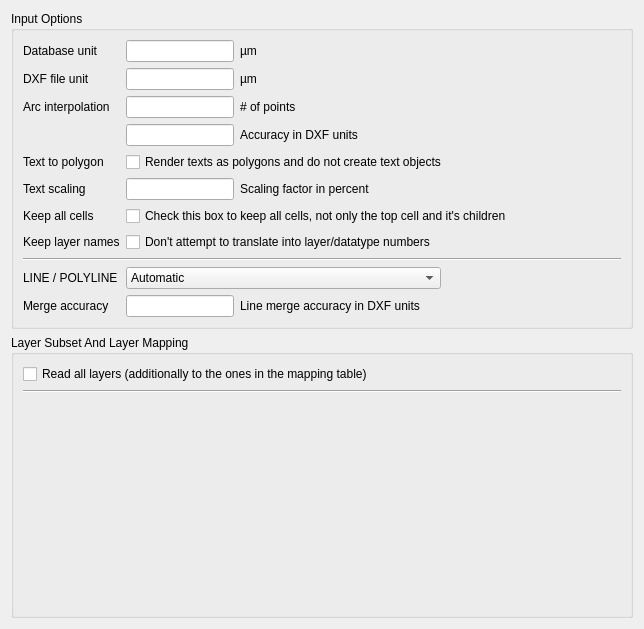
<?xml version="1.0" encoding="UTF-8"?>
<ui version="4.0">
 <class>DXFReaderOptionPage</class>
 <widget class="QWidget" name="DXFReaderOptionPage">
  <property name="geometry">
   <rect>
    <x>0</x>
    <y>0</y>
    <width>644</width>
    <height>629</height>
   </rect>
  </property>
  <property name="windowTitle">
   <string>Form</string>
  </property>
  <layout class="QVBoxLayout" name="verticalLayout">
   <item>
    <widget class="QGroupBox" name="groupBox">
     <property name="title">
      <string>Input Options</string>
     </property>
     <layout class="QGridLayout">
      <property name="leftMargin">
       <number>9</number>
      </property>
      <property name="topMargin">
       <number>9</number>
      </property>
      <property name="rightMargin">
       <number>9</number>
      </property>
      <property name="bottomMargin">
       <number>9</number>
      </property>
      <property name="spacing">
       <number>6</number>
      </property>
      <item row="1" column="1">
       <widget class="QLineEdit" name="unit_le">
        <property name="sizePolicy">
         <sizepolicy hsizetype="Fixed" vsizetype="Fixed">
          <horstretch>0</horstretch>
          <verstretch>0</verstretch>
         </sizepolicy>
        </property>
       </widget>
      </item>
      <item row="9" column="0">
       <widget class="QLabel" name="label">
        <property name="text">
         <string>LINE / POLYLINE</string>
        </property>
       </widget>
      </item>
      <item row="3" column="1">
       <widget class="QLineEdit" name="circle_accuracy_le">
        <property name="sizePolicy">
         <sizepolicy hsizetype="Fixed" vsizetype="Fixed">
          <horstretch>0</horstretch>
          <verstretch>0</verstretch>
         </sizepolicy>
        </property>
        <property name="toolTip">
         <string>&lt;html&gt;&lt;head/&gt;&lt;body&gt;&lt;p&gt;Specify this value to choose the number of points based on the accuracy requirement. If given, less points will be chosen if this choice is sufficient to fulfil the accuracy requirements.&lt;/p&gt;&lt;/body&gt;&lt;/html&gt;</string>
        </property>
       </widget>
      </item>
      <item row="9" column="1" colspan="2">
       <widget class="QComboBox" name="polyline2poly_cbx">
        <property name="sizePolicy">
         <sizepolicy hsizetype="Fixed" vsizetype="Fixed">
          <horstretch>0</horstretch>
          <verstretch>0</verstretch>
         </sizepolicy>
        </property>
        <item>
         <property name="text">
          <string>Automatic</string>
         </property>
        </item>
        <item>
         <property name="text">
          <string>Keep lines</string>
         </property>
        </item>
        <item>
         <property name="text">
          <string>Create polygons from closed polylines with width = 0</string>
         </property>
        </item>
        <item>
         <property name="text">
          <string>Merge lines with width 0 into polygons</string>
         </property>
        </item>
        <item>
         <property name="text">
          <string>Merge lines and auto-close open contours</string>
         </property>
        </item>
       </widget>
      </item>
      <item row="5" column="1">
       <widget class="QLineEdit" name="text_scaling_le">
        <property name="sizePolicy">
         <sizepolicy hsizetype="Fixed" vsizetype="Fixed">
          <horstretch>0</horstretch>
          <verstretch>0</verstretch>
         </sizepolicy>
        </property>
       </widget>
      </item>
      <item row="2" column="2" colspan="2">
       <widget class="QLabel" name="label_12">
        <property name="sizePolicy">
         <sizepolicy hsizetype="Preferred" vsizetype="Preferred">
          <horstretch>1</horstretch>
          <verstretch>0</verstretch>
         </sizepolicy>
        </property>
        <property name="text">
         <string># of points</string>
        </property>
       </widget>
      </item>
      <item row="0" column="2" colspan="2">
       <widget class="QLabel" name="label_3">
        <property name="sizePolicy">
         <sizepolicy hsizetype="Expanding" vsizetype="Preferred">
          <horstretch>1</horstretch>
          <verstretch>0</verstretch>
         </sizepolicy>
        </property>
        <property name="text">
         <string>µm</string>
        </property>
       </widget>
      </item>
      <item row="4" column="1" colspan="3">
       <widget class="QCheckBox" name="render_texts_as_polygons_cbx">
        <property name="sizePolicy">
         <sizepolicy hsizetype="Minimum" vsizetype="Fixed">
          <horstretch>0</horstretch>
          <verstretch>0</verstretch>
         </sizepolicy>
        </property>
        <property name="text">
         <string>Render texts as polygons and do not create text objects</string>
        </property>
       </widget>
      </item>
      <item row="2" column="0">
       <widget class="QLabel" name="label_6">
        <property name="text">
         <string>Arc interpolation</string>
        </property>
       </widget>
      </item>
      <item row="6" column="0">
       <widget class="QLabel" name="label_9">
        <property name="text">
         <string>Keep all cells</string>
        </property>
       </widget>
      </item>
      <item row="0" column="1">
       <widget class="QLineEdit" name="dbu_le">
        <property name="sizePolicy">
         <sizepolicy hsizetype="Fixed" vsizetype="Fixed">
          <horstretch>0</horstretch>
          <verstretch>0</verstretch>
         </sizepolicy>
        </property>
       </widget>
      </item>
      <item row="10" column="2" colspan="2">
       <widget class="QLabel" name="label_15">
        <property name="sizePolicy">
         <sizepolicy hsizetype="Preferred" vsizetype="Preferred">
          <horstretch>1</horstretch>
          <verstretch>0</verstretch>
         </sizepolicy>
        </property>
        <property name="text">
         <string>Line merge accuracy in DXF units</string>
        </property>
       </widget>
      </item>
      <item row="3" column="2" colspan="2">
       <widget class="QLabel" name="label_7">
        <property name="sizePolicy">
         <sizepolicy hsizetype="Preferred" vsizetype="Preferred">
          <horstretch>1</horstretch>
          <verstretch>0</verstretch>
         </sizepolicy>
        </property>
        <property name="text">
         <string>Accuracy in DXF units</string>
        </property>
       </widget>
      </item>
      <item row="5" column="2" colspan="2">
       <widget class="QLabel" name="label_11">
        <property name="sizePolicy">
         <sizepolicy hsizetype="Preferred" vsizetype="Preferred">
          <horstretch>1</horstretch>
          <verstretch>0</verstretch>
         </sizepolicy>
        </property>
        <property name="text">
         <string>Scaling factor in percent</string>
        </property>
       </widget>
      </item>
      <item row="1" column="2" colspan="2">
       <widget class="QLabel" name="label_4">
        <property name="sizePolicy">
         <sizepolicy hsizetype="Expanding" vsizetype="Preferred">
          <horstretch>1</horstretch>
          <verstretch>0</verstretch>
         </sizepolicy>
        </property>
        <property name="text">
         <string>µm</string>
        </property>
       </widget>
      </item>
      <item row="10" column="1">
       <widget class="QLineEdit" name="contour_accuracy_le">
        <property name="sizePolicy">
         <sizepolicy hsizetype="Fixed" vsizetype="Fixed">
          <horstretch>0</horstretch>
          <verstretch>0</verstretch>
         </sizepolicy>
        </property>
       </widget>
      </item>
      <item row="1" column="0">
       <widget class="QLabel" name="label_5">
        <property name="text">
         <string>DXF file unit</string>
        </property>
       </widget>
      </item>
      <item row="4" column="0">
       <widget class="QLabel" name="label_8">
        <property name="text">
         <string>Text to polygon</string>
        </property>
       </widget>
      </item>
      <item row="7" column="1" colspan="3">
       <widget class="QCheckBox" name="keep_names_cbx">
        <property name="text">
         <string>Don't attempt to translate into layer/datatype numbers</string>
        </property>
       </widget>
      </item>
      <item row="8" column="0" colspan="4">
       <widget class="Line" name="line">
        <property name="orientation">
         <enum>Qt::Horizontal</enum>
        </property>
       </widget>
      </item>
      <item row="6" column="1" colspan="3">
       <widget class="QCheckBox" name="keep_other_cells_cbx">
        <property name="text">
         <string>Check this box to keep all cells, not only the top cell and it's children</string>
        </property>
       </widget>
      </item>
      <item row="7" column="0">
       <widget class="QLabel" name="label_13">
        <property name="text">
         <string>Keep layer names</string>
        </property>
       </widget>
      </item>
      <item row="10" column="0">
       <widget class="QLabel" name="label_14">
        <property name="text">
         <string>Merge accuracy</string>
        </property>
       </widget>
      </item>
      <item row="5" column="0">
       <widget class="QLabel" name="label_10">
        <property name="text">
         <string>Text scaling</string>
        </property>
       </widget>
      </item>
      <item row="0" column="0">
       <widget class="QLabel" name="label_2">
        <property name="text">
         <string>Database unit   </string>
        </property>
       </widget>
      </item>
      <item row="2" column="1">
       <widget class="QLineEdit" name="circle_points_le">
        <property name="sizePolicy">
         <sizepolicy hsizetype="Fixed" vsizetype="Fixed">
          <horstretch>0</horstretch>
          <verstretch>0</verstretch>
         </sizepolicy>
        </property>
        <property name="toolTip">
         <string>&lt;html&gt;&lt;head/&gt;&lt;body&gt;&lt;p&gt;Number of points per full circle used for arc interpolation (the accuracy may reduce the number if less are required)&lt;/p&gt;&lt;/body&gt;&lt;/html&gt;</string>
        </property>
       </widget>
      </item>
     </layout>
    </widget>
   </item>
   <item>
    <widget class="QGroupBox" name="layer_subset_grp">
     <property name="sizePolicy">
      <sizepolicy hsizetype="Preferred" vsizetype="Preferred">
       <horstretch>1</horstretch>
       <verstretch>1</verstretch>
      </sizepolicy>
     </property>
     <property name="toolTip">
      <string/>
     </property>
     <property name="title">
      <string>Layer Subset And Layer Mapping</string>
     </property>
     <property name="checkable">
      <bool>false</bool>
     </property>
     <layout class="QGridLayout" name="_2">
      <property name="leftMargin">
       <number>9</number>
      </property>
      <property name="topMargin">
       <number>9</number>
      </property>
      <property name="rightMargin">
       <number>9</number>
      </property>
      <property name="bottomMargin">
       <number>9</number>
      </property>
      <property name="spacing">
       <number>6</number>
      </property>
      <item row="0" column="0" colspan="2">
       <widget class="QCheckBox" name="read_all_cbx">
        <property name="text">
         <string>Read all layers (additionally to the ones in the mapping table)</string>
        </property>
       </widget>
      </item>
      <item row="1" column="0" colspan="2">
       <widget class="Line" name="line_2">
        <property name="orientation">
         <enum>Qt::Horizontal</enum>
        </property>
       </widget>
      </item>
      <item row="2" column="0" rowspan="10" colspan="2">
       <widget class="lay::LayerMappingWidget" name="layer_map">
        <property name="sizePolicy">
         <sizepolicy hsizetype="Preferred" vsizetype="Preferred">
          <horstretch>0</horstretch>
          <verstretch>0</verstretch>
         </sizepolicy>
        </property>
        <property name="frameShape">
         <enum>QFrame::NoFrame</enum>
        </property>
        <property name="frameShadow">
         <enum>QFrame::Raised</enum>
        </property>
       </widget>
      </item>
     </layout>
    </widget>
   </item>
  </layout>
 </widget>
 <customwidgets>
  <customwidget>
   <class>lay::LayerMappingWidget</class>
   <extends>QFrame</extends>
   <header>layLayerMappingWidget.h</header>
   <container>1</container>
   <slots>
    <signal>enable_all_layers(bool)</signal>
   </slots>
  </customwidget>
 </customwidgets>
 <tabstops>
  <tabstop>dbu_le</tabstop>
  <tabstop>unit_le</tabstop>
  <tabstop>circle_points_le</tabstop>
  <tabstop>render_texts_as_polygons_cbx</tabstop>
  <tabstop>text_scaling_le</tabstop>
  <tabstop>keep_other_cells_cbx</tabstop>
 </tabstops>
 <resources/>
 <connections>
  <connection>
   <sender>layer_map</sender>
   <signal>enable_all_layers(bool)</signal>
   <receiver>read_all_cbx</receiver>
   <slot>setChecked(bool)</slot>
   <hints>
    <hint type="sourcelabel">
     <x>120</x>
     <y>329</y>
    </hint>
    <hint type="destinationlabel">
     <x>110</x>
     <y>293</y>
    </hint>
   </hints>
  </connection>
 </connections>
</ui>
